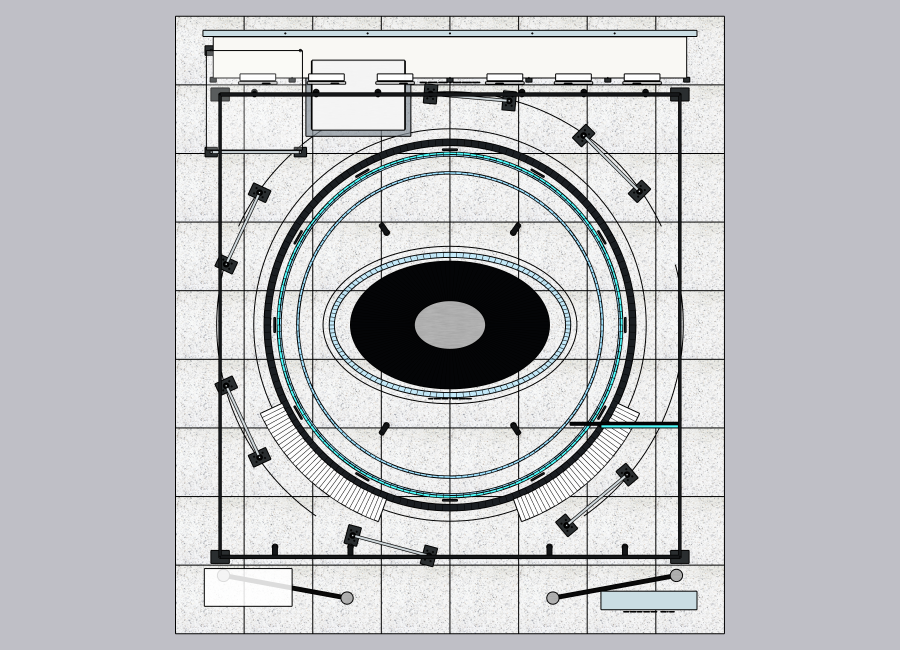
#> input picture codex_visual_stack/project_examples/logicat_r16/R16_QA_03_top_plan_cad_scale_clean_helpers_hidden.png, 1800 x 1300 px (shown at 1/2 size); its folder holds only this picture in this run
$ python build_contact_sheet.py ../../../project_examples/logicat_r16 out.png
#> lines starting #> are read from the running program, lines starting #| are printed output that depends on the picture
#!/usr/bin/env python3
"""Build a quick contact sheet from image files in a folder.
Usage: python build_contact_sheet.py /path/to/images_or_folder /path/to/output.jpg [--cols 5]
"""
from __future__ import annotations
from pathlib import Path
import sys, math, argparse
from PIL import Image, ImageOps, ImageDraw

EXTS={'.jpg','.jpeg','.png','.webp','.gif','.tif','.tiff'}

def image_paths(folder: Path):
    if (folder/'images').is_dir():
        folder=folder/'images'
    return sorted([p for p in folder.iterdir() if p.is_file() and p.suffix.lower() in EXTS])

def main():
    ap=argparse.ArgumentParser()
    ap.add_argument('input')
    ap.add_argument('output')
    ap.add_argument('--cols',type=int,default=5)
    ap.add_argument('--tile-w',type=int,default=320)
    ap.add_argument('--tile-h',type=int,default=380)
    args=ap.parse_args()
    inp=Path(args.input).expanduser().resolve(); out=Path(args.output).expanduser().resolve()
    paths=image_paths(inp)
    if not paths: raise SystemExit(f'No images found under {inp}')
    cols=max(1,args.cols); tile=(args.tile_w,args.tile_h); label_h=54
    rows=math.ceil(len(paths)/cols)
    sheet=Image.new('RGB',(cols*tile[0],rows*tile[1]),(242,242,242))
#> sheet: PIL image 1600x380 RGB; every value is 242
    for i,p in enumerate(paths):
        can=Image.new('RGB',tile,(248,248,248))
#> can: PIL image 320x380 RGB; every value is 248
        try:
            im=Image.open(p); im=ImageOps.exif_transpose(im).convert('RGB')
#> in main, im is the input picture: PIL image 1800x1300 RGB; mean R, G, B 191.3, 192.5, 195.5
            im.thumbnail((tile[0]-20,tile[1]-label_h-16),Image.Resampling.LANCZOS)
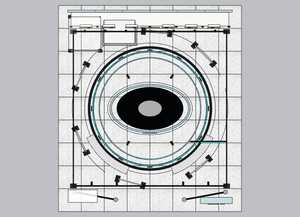
#> im: PIL image 300x217 RGB; mean R, G, B 191.2, 192.4, 195.4
            can.paste(im,((tile[0]-im.width)//2,8))
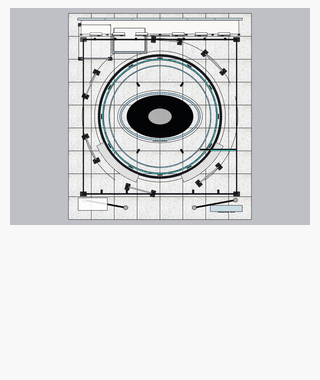
#> can: PIL image 320x380 RGB; mean R, G, B 217.6, 218.2, 219.9
        except Exception:
            pass
        d=ImageDraw.Draw(can); y=tile[1]-label_h+8
        d.text((8,y),f'{i+1:03d}',fill=(0,0,0))
        d.text((54,y),p.name[:34],fill=(40,40,40))
        sheet.paste(can,((i%cols)*tile[0],(i//cols)*tile[1]))
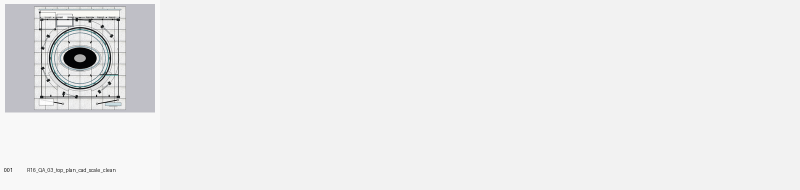
#> sheet: PIL image 1600x380 RGB (shown at 1/2 size); mean R, G, B 237, 237.1, 237.4
    out.parent.mkdir(parents=True,exist_ok=True)
    sheet.save(out,quality=92,optimize=True)
    print(out)

if __name__=='__main__': main()
